Frame 1 (no input): blank canvas, image omitted
Frame 60 (the mouse pressed at the canvas centre just before this capture): blank canvas, image omitted
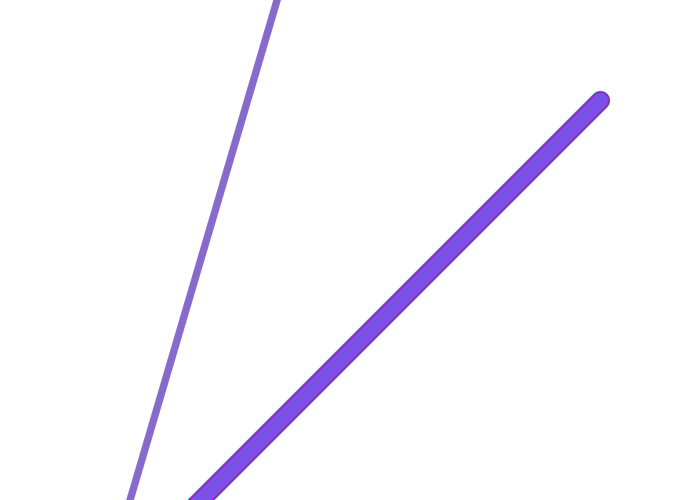
Frame 120 (the mouse held since frame 60 and released just before this capture)

The Processing sketch whose frames 1 and 60 were blank and that drew this single picture after the mouse press (run headless with seeded random() and noise(); from frame 60 on, the mouse is pressed at the canvas centre):

// Processing sketch: processing_108545
// ── processing_108545.pde

void setup() {
  size(700, 500);
  background(255);
  smooth();
  frameRate(50);
}

void draw() {
  strokeWeight(random(20));
  if(mousePressed) {
    stroke(random(255),random(255),random(255),200);
    line(mouseX - 250, mouseY + 350, pmouseY + 350, pmouseX - 250);
  
   
  }
 
}
